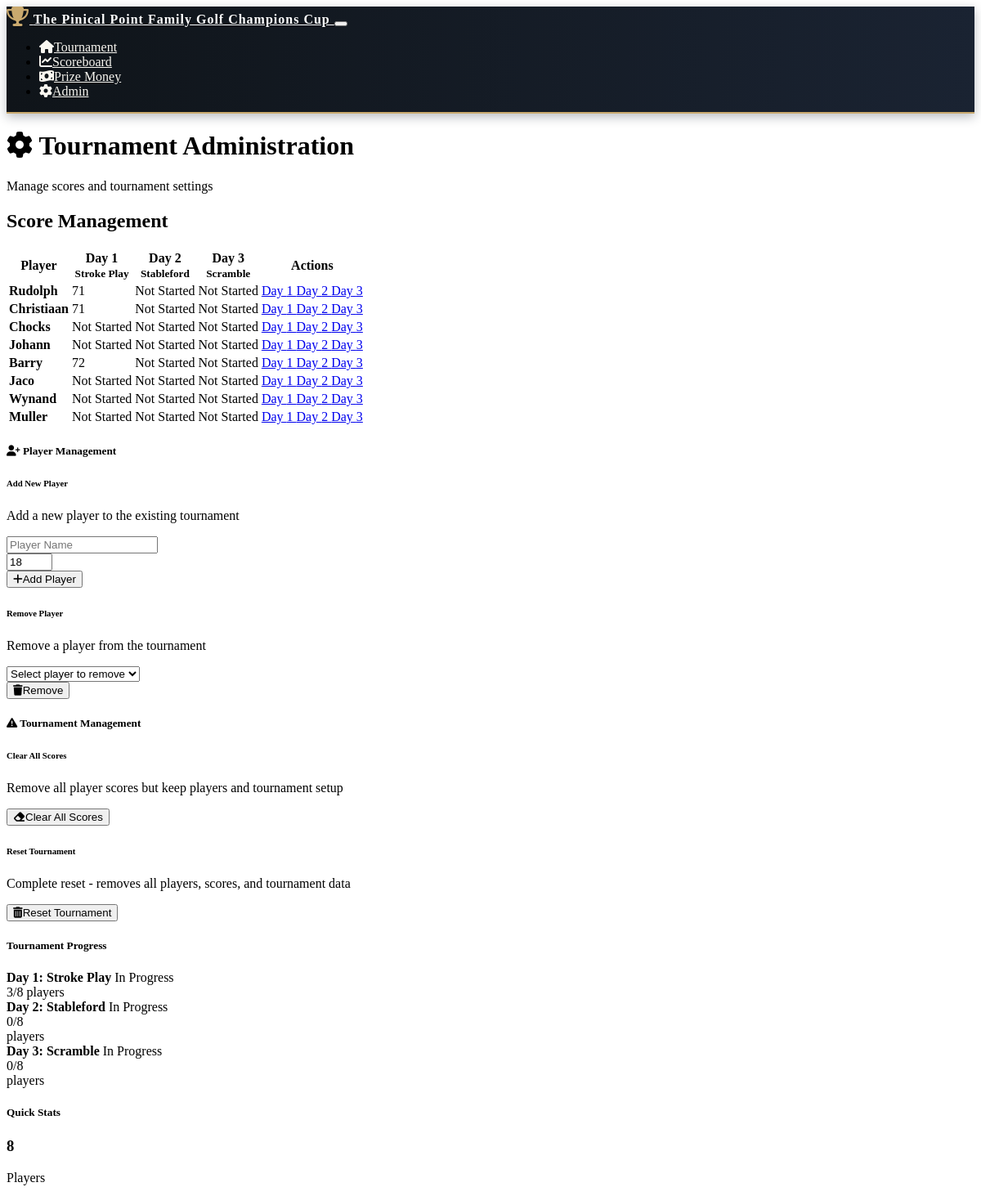
/admin (upper part), run on an earlier commit of the app's database.
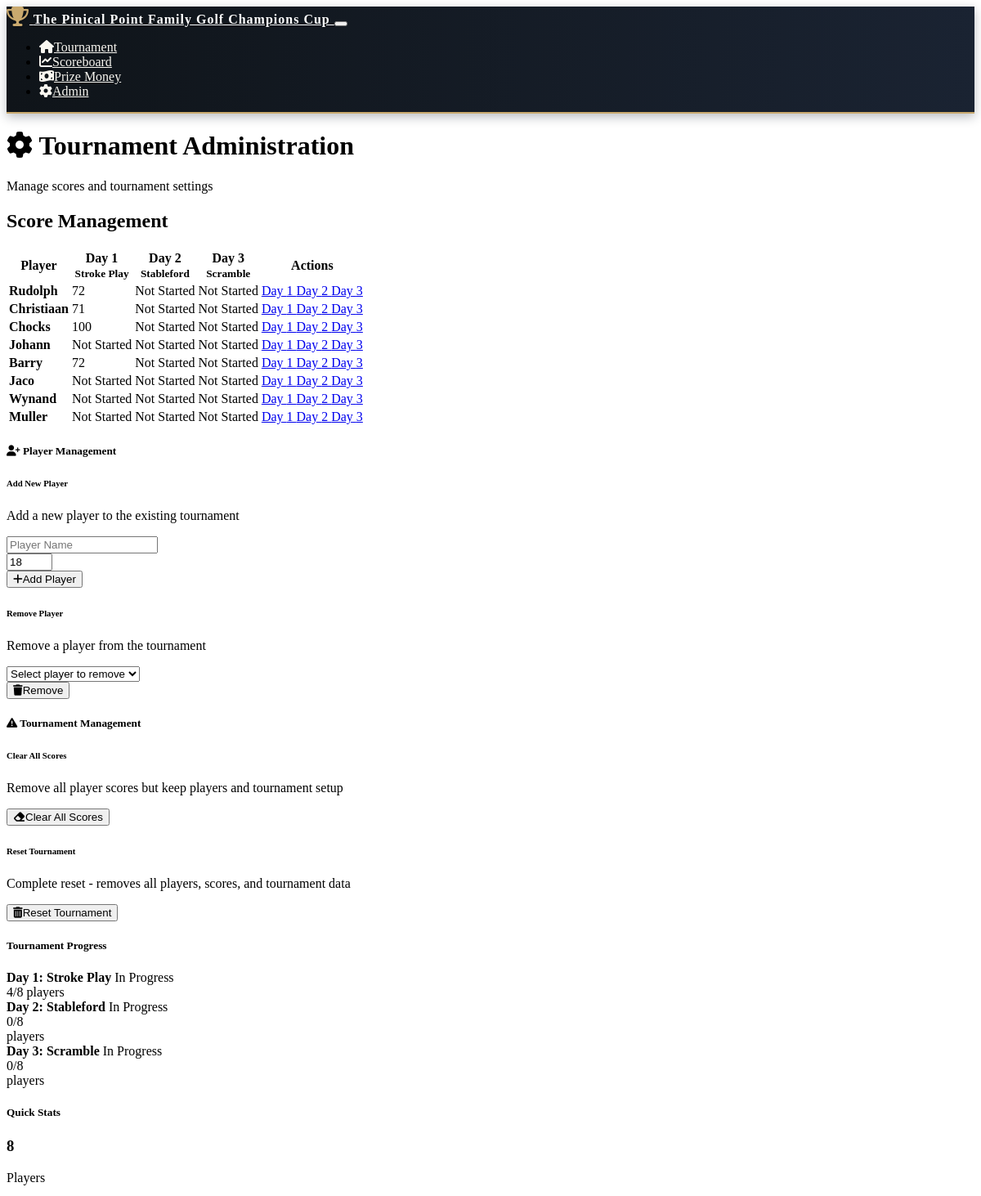
And on a later commit of the database.
### models.py (models this page shows, shortened)
class Round(db.Model):
    id = db.Column(db.Integer, primary_key=True)
    tournament_id = db.Column(db.Integer, db.ForeignKey('tournament.id'), nullable=False)
    day = db.Column(db.Integer, nullable=False)  # 1, 2, or 3
    format = db.Column(db.String(50), nullable=False)  # 'stroke_play', 'stableford', 'scramble'
    date = db.Column(db.Date, nullable=False)
    completed = db.Column(db.Boolean, default=False)
    scores = db.relationship('Score', backref='round', lazy=True)

class Player(db.Model):
    id = db.Column(db.Integer, primary_key=True)
    name = db.Column(db.String(100), nullable=False)
    tournament_id = db.Column(db.Integer, db.ForeignKey('tournament.id'), nullable=False)
    handicap = db.Column(db.Integer, default=0)
    created_at = db.Column(db.DateTime, default=datetime.utcnow)
    scores = db.relationship('Score', backref='player', lazy=True)

class Score(db.Model):
    id = db.Column(db.Integer, primary_key=True)
    player_id = db.Column(db.Integer, db.ForeignKey('player.id'), nullable=False)
    round_id = db.Column(db.Integer, db.ForeignKey('round.id'), nullable=False)
    hole_1 = db.Column(db.Integer)
    hole_2 = db.Column(db.Integer)
    hole_3 = db.Column(db.Integer)
    hole_4 = db.Column(db.Integer)
    hole_5 = db.Column(db.Integer)
    hole_6 = db.Column(db.Integer)
    hole_7 = db.Column(db.Integer)
    hole_8 = db.Column(db.Integer)
    hole_9 = db.Column(db.Integer)
    hole_10 = db.Column(db.Integer)
    hole_11 = db.Column(db.Integer)
    hole_12 = db.Column(db.Integer)
    hole_13 = db.Column(db.Integer)
    hole_14 = db.Column(db.Integer)
    hole_15 = db.Column(db.Integer)
    hole_16 = db.Column(db.Integer)
    hole_17 = db.Column(db.Integer)
    hole_18 = db.Column(db.Integer)
    total_strokes = db.Column(db.Integer)
    stableford_points = db.Column(db.Integer)
    created_at = db.Column(db.DateTime, default=datetime.utcnow)
    updated_at = db.Column(db.DateTime, default=datetime.utcnow, onupdate=datetime.utcnow)

### routes.py (the view)
@app.route('/admin')
def admin():
    tournament = Tournament.query.first()
    if not tournament:
        return redirect(url_for('player_setup'))
    players = Player.query.filter_by(tournament_id=tournament.id).all()
    rounds = Round.query.filter_by(tournament_id=tournament.id).order_by(Round.day).all()
    return render_template('admin.html',
                         tournament=tournament,
                         players=players,
                         rounds=rounds,
                         tournament_formats=TOURNAMENT_FORMATS)

### templates/admin.html (shortened to what this page needs)
{% extends "base.html" %}
{% block content %}
<div class="container">
    <div class="row mb-4">
        <div class="col-12">
            <div class="card bg-primary">
                <div class="card-body">
                    <h1 class="card-title text-white mb-0">
                        <i class="fas fa-cog me-2"></i>
                        Tournament Administration
                    </h1>
                    <p class="card-text text-white-50 mb-0">Manage scores and tournament settings</p>
                </div>
            </div>
        </div>
    </div>
    <div class="row mb-4">
        <div class="col-12">
            <h2 class="mb-3">Score Management</h2>
            <div class="card">
                <div class="card-body">
                    <div class="table-responsive">
                        <table class="table table-hover">
                            <thead class="table-dark">
                                <tr>
                                    <th>Player</th>
                                    {% for round in rounds %}
                                    <th class="text-center">
                                        Day {{ round.day }}<br>
                                        <small>{{ tournament_formats[round.day].name }}</small>
                                    </th>
                                    {% endfor %}
                                    <th>Actions</th>
                                </tr>
                            </thead>
                            <tbody>
                                {% for player in players %}
                                <tr>
                                    <td><strong>{{ player.name }}</strong></td>
                                    {% for round in rounds %}
                                    <td class="text-center">
                                        {% set score = player.scores|selectattr('round_id', 'equalto', round.id)|first %}
                                        {% if score and score.total_strokes %}
                                            {% if round.format == 'stableford' %}
                                                <span class="badge bg-success">{{ score.stableford_points }} pts</span>
                                            {% else %}
                                                <span class="badge bg-info">{{ score.total_strokes }}</span>
                                            {% endif %}
                                        {% else %}
                                            <span class="text-muted">Not Started</span>
                                        {% endif %}
                                    </td>
                                    {% endfor %}
                                    <td>
                                        <div class="btn-group" role="group">
                                            {% for round in rounds %}
                                            <a href="{{ url_for('scorecard', player_id=player.id, round_id=round.id) }}"
                                               class="btn btn-sm btn-outline-primary">
                                                Day {{ round.day }}
                                            </a>
                                            {% endfor %}
                                        </div>
                                    </td>
                                </tr>
                                {% endfor %}
                            </tbody>
                        </table>
                    </div>
                </div>
            </div>
        </div>
    </div>
    <div class="row mb-4">
        <div class="col-12">
            <div class="card border-success">
                <div class="card-header bg-success text-white">
                    <h5 class="mb-0">
                        <i class="fas fa-user-plus me-2"></i>
                        Player Management
                    </h5>
                </div>
                <div class="card-body">
                    <div class="row">
                        <div class="col-md-8">
                            <h6>Add New Player</h6>
                            <p class="text-muted small">Add a new player to the existing tournament</p>
                            <form method="POST" action="{{ url_for('add_player') }}" class="row g-3">
                                <div class="col-md-6">
                                    <input type="text" class="form-control" name="player_name" placeholder="Player Name" required>
                                </div>
                                <div class="col-md-3">
                                    <input type="number" class="form-control" name="handicap" placeholder="Handicap" min="0" max="36" value="18" required>
                                </div>
                                <div class="col-md-3">
                                    <button type="submit" class="btn btn-success">
                                        <i class="fas fa-plus me-2"></i>Add Player
                                    </button>
                                </div>
                            </form>
                        </div>
                        <div class="col-md-4">
                            <h6>Remove Player</h6>
                            <p class="text-muted small">Remove a player from the tournament</p>
                            <form method="POST" action="{{ url_for('remove_player') }}" class="row g-3">
                                <div class="col-md-8">
                                    <select class="form-select" name="player_id" required>
                                        <option value="">Select player to remove</option>
                                    </select>
                                </div>
                                <div class="col-md-4">
                                    <button type="submit" class="btn btn-danger btn-sm"
                                            onclick="return confirm('Are you sure you want to remove this player? This will also delete all their scores!')">
                                        <i class="fas fa-trash me-1"></i>Remove
                                    </button>
                                </div>
                            </form>
                        </div>
                    </div>
                </div>
            </div>
        </div>
    </div>
    <div class="row mb-4">
        <div class="col-12">
            <div class="card border-warning">
                <div class="card-header bg-warning text-dark">
                    <h5 class="mb-0">
                        <i class="fas fa-exclamation-triangle me-2"></i>
                        Tournament Management
                    </h5>
                </div></div>
                <div class="card-body">
                    <div class="row">
                        <div class="col-md-6 mb-3">
                            <h6>Clear All Scores</h6>
                            <p class="text-muted small">Remove all player scores but keep players and tournament setup</p>
                            <form method="POST" action="{{ url_for('clear_scores') }}" style="display: inline;"
                                  onsubmit="return confirm('Are you sure you want to clear all scores? This cannot be undone!')">
                                <button type="submit" class="btn btn-warning">
                                    <i class="fas fa-eraser me-2"></i>Clear All Scores
                                </button>
                            </form>
                        </div>
                        <div class="col-md-6 mb-3">
                            <h6>Reset Tournament</h6>
                            <p class="text-muted small">Complete reset - removes all players, scores, and tournament data</p>
                            <form method="POST" action="{{ url_for('reset_tournament') }}" style="display: inline;"
                                  onsubmit="return confirm('Are you sure you want to completely reset the tournament? This will delete ALL data and cannot be undone!')">
                                <button type="submit" class="btn btn-danger">
                                    <i class="fas fa-trash-alt me-2"></i>Reset Tournament
                                </button>
                            </form>
                        </div>
                    </div>
                </div>
            </div>
        </div>
    </div>
    <div class="row mb-4">
        <div class="col-md-6">
            <div class="card">
                <div class="card-header">
                    <h5 class="mb-0">Tournament Progress</h5>
                </div>
                <div class="card-body">
                    {% for round in rounds %}
                    <div class="mb-3">
                        <div class="d-flex justify-content-between align-items-center mb-1">
                            <span><strong>Day {{ round.day }}: {{ tournament_formats[round.day].name }}</strong></span>
                            {% if round.completed %}
                                <span class="badge bg-success">Completed</span>
                            {% else %}
                                <span class="badge bg-warning">In Progress</span>
                            {% endif %}
                        </div>
                        <div class="progress">
                            {% set completed_scores = round.scores|selectattr('total_strokes')|list|length %}
                            {% set progress = (completed_scores / players|length * 100) if players else 0 %}
                            <div class="progress-bar" style="width: {{ progress }}%">
                                {{ completed_scores }}/{{ players|length }} players
                            </div>
                        </div>
                    </div>
                    {% endfor %}
                </div>
            </div>
        </div>
        <div class="col-md-6">
            <div class="card">
                <div class="card-header">
                    <h5 class="mb-0">Quick Stats</h5>
                </div>
                <div class="card-body">
                    <div class="row text-center">
                        <div class="col-6 mb-3">
                            <h3 class="text-primary">{{ players|length }}</h3>
                            <p class="mb-0">Players</p>
                        </div>
                    </div>
                </div>
            </div>
        </div>
    </div>
{% endblock %}

### templates/base.html (shortened to what this page needs)
<!DOCTYPE html>
<html lang="en" data-bs-theme="dark">
<head>
    <link href="https://cdn.replit.com/agent/bootstrap-agent-dark-theme.min.css" rel="stylesheet">
    <link rel="stylesheet" href="https://cdnjs.cloudflare.com/ajax/libs/font-awesome/6.4.0/css/all.min.css">
    <link rel="stylesheet" href="{{ url_for('static', filename='css/custom.css') }}">
</head>
<body>
    <nav class="navbar navbar-expand-lg navbar-dark navbar-tournament mb-4">
        <div class="container">
            <a class="navbar-brand tournament-logo" href="{{ url_for('index') }}">
                <i class="fas fa-trophy me-2 trophy-icon"></i>
                The Pinical Point Family Golf Champions Cup
            </a>
            <button class="navbar-toggler" type="button" data-bs-toggle="collapse" data-bs-target="#navbarNav">
            </button>
            <div class="collapse navbar-collapse" id="navbarNav">
                <ul class="navbar-nav ms-auto">
                    <li class="nav-item">
                        <a class="nav-link" href="{{ url_for('index') }}">
                            <i class="fas fa-home me-1"></i>Tournament
                        </a>
                    </li>
                    <li class="nav-item">
                        <a class="nav-link" href="{{ url_for('scoreboard') }}">
                            <i class="fas fa-chart-line me-1"></i>Scoreboard
                        </a>
                    </li>
                    <li class="nav-item">
                        <a class="nav-link" href="{{ url_for('prize_money') }}">
                            <i class="fas fa-money-bill-wave me-1"></i>Prize Money
                        </a>
                    </li>
                    <li class="nav-item">
                        <a class="nav-link" href="{{ url_for('admin') }}">
                            <i class="fas fa-cog me-1"></i>Admin
                        </a>
                    </li>
                </ul>
            </div>
        </div>
    </nav>
    <main>
        {% block content %}{% endblock %}
    </main>
</body>
</html>

### static/css/custom.css (style rules this page uses)
:root { --tournament-navy: #1a2332; --tournament-gold: #c9a96e; --tournament-white: #FFFFFF; --tournament-dark-navy: #0f1419; --tournament-accent-blue: #4a90e2; --tournament-cream: #f8f6f0; --tournament-silver: #8a9ba8; --tournament-shadow: rgba(26, 35, 50, 0.3); --tournament-green: #2d5a27; --tournament-light-green: #4a7c59; }
.tournament-logo { font-family: 'Georgia', serif; font-weight: bold; text-shadow: 2px 2px 4px rgba(0,0,0,0.3); letter-spacing: 1px; }
.navbar-tournament { background: linear-gradient(90deg, var(--tournament-dark-navy) 0%, var(--tournament-navy) 100%) !important; border-bottom: 2px solid var(--tournament-gold); box-shadow: 0 4px 12px var(--tournament-shadow); }
.navbar-brand { font-family: 'Georgia', serif; font-weight: bold; color: var(--tournament-white) !important; text-shadow: 1px 1px 2px rgba(0,0,0,0.3); }
.nav-link { color: var(--tournament-cream) !important; font-weight: 500; transition: all 0.3s ease; }
.trophy-icon { color: var(--tournament-gold); text-shadow: 1px 1px 2px rgba(0,0,0,0.3); font-size: 1.5em; }

What changed in the data, as far as the page shows it:
shown differently, row unchanged: Round "Stroke Play": {{ progress }} 37.5 → 50.0 (drawn); completed_scores "3" → "4"; no longer shows "Not Started"
changed Score (number 1 of 4 on the later page): total_strokes "71" → "72"
added Score: total_strokes "100"
